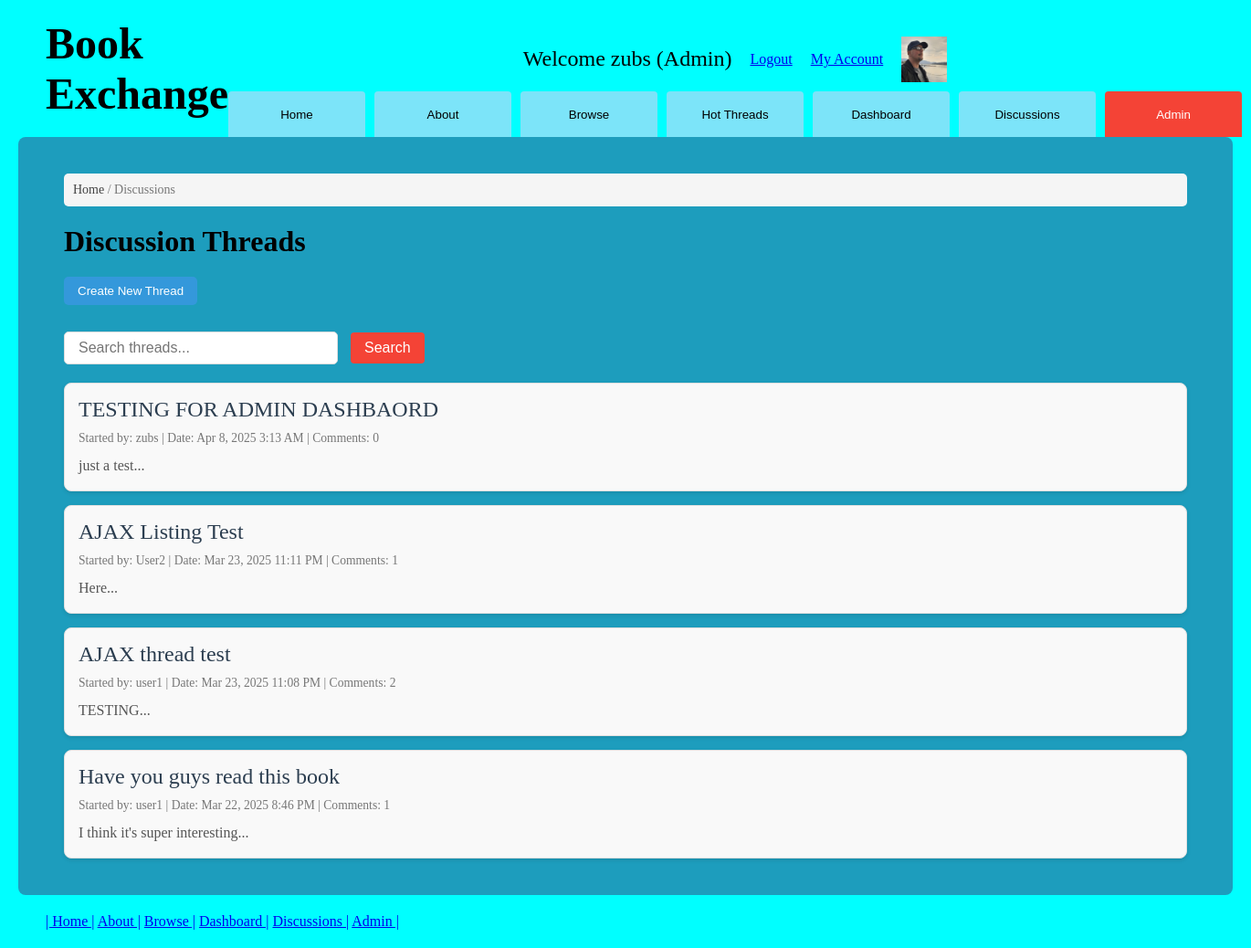
Screenshot of /threads.php (signed in) with the database file from the repository.
### tables this page shows
CREATE TABLE `threads` (
  `thread_id` int(11) NOT NULL,
  `title` varchar(100) NOT NULL,
  `username` varchar(25) NOT NULL,
  `book_id` int(11) DEFAULT NULL,
  `content` text NOT NULL,
  `created_at` timestamp NOT NULL DEFAULT current_timestamp(),
  `updated_at` timestamp NOT NULL DEFAULT current_timestamp() ON UPDATE current_timestamp()
);

### threads.php (the view, shortened to what this page needs)
<?php
include 'includes/header.php';
?>
<div class="main-container">
    <div class="breadcrumb">
        <a href="home.php">Home</a> / <span>Discussions</span>
    </div>
    <h2>Discussion Threads</h2>
    <?php if (isset($_SESSION['username'])): ?>
        <div class="create-thread">
            <a href="create_thread.php"><button class="submit">Create New Thread</button></a>
        </div>
    <?php endif; ?>
    <div class="search-container">
        <form id="thread-search-form" method="get" action="threads.php">
            <div class="form-group">
                <input type="text" id="thread-search" name="search" placeholder="Search threads...">
                <button type="submit" class="submit">Search</button>
            </div>
        </form>
    </div>
    <div class="threads-container">
        <?php
        try {
            $pdo = new PDO(DBCONNSTRING, DBUSER, DBPASS);
            $pdo->setAttribute(PDO::ATTR_ERRMODE, PDO::ERRMODE_EXCEPTION);
            $search = isset($_GET['search']) ? '%' . $_GET['search'] . '%' : null;
            if ($search) {
                $sql = "SELECT t.*, COUNT(c.comment_id) AS comment_count
                        FROM threads t
                        LEFT JOIN comments c ON t.thread_id = c.thread_id
                        WHERE t.title LIKE :search OR t.content LIKE :search
                        GROUP BY t.thread_id
                        ORDER BY t.updated_at DESC";
                $stmt = $pdo->prepare($sql);
                $stmt->bindParam(':search', $search, PDO::PARAM_STR);
            } else {
                $sql = "SELECT t.*, COUNT(c.comment_id) AS comment_count
                        FROM threads t
                        LEFT JOIN comments c ON t.thread_id = c.thread_id
                        GROUP BY t.thread_id
                        ORDER BY t.updated_at DESC";
                $stmt = $pdo->prepare($sql);
            }
            $stmt->execute();
            if ($stmt->rowCount() > 0) {
                while ($row = $stmt->fetch(PDO::FETCH_ASSOC)) {
                    echo '<div class="thread-item" data-thread-id="' . $row['thread_id'] . '">';
                    echo '<h3><a href="thread.php?id=' . $row['thread_id'] . '">' . htmlspecialchars($row['title']) . '</a></h3>';
                    echo '<p class="thread-meta">Started by: ' . htmlspecialchars($row['username']) . ' | ';
                    echo 'Date: ' . date('M j, Y g:i A', strtotime($row['created_at'])) . ' | ';
                    echo 'Comments: ' . $row['comment_count'] . '</p>';
                    echo '<p class="thread-preview">' . htmlspecialchars(substr($row['content'], 0, 150)) . '...</p>';
                    echo '</div>';
                }
            } else {
                if ($search) {
                    echo '<p>No threads found matching your search.</p>';
                } else {
                    echo '<p>No threads have been created yet.</p>';
                }
            }
        } catch(PDOException $e) {
            echo '<p>Error: ' . $e->getMessage() . '</p>';
        }
        ?>
    </div>
</div>
<?php include 'includes/footer.php'; ?>

### css/stylesheet.css (style rules this page uses)
html, body, header, footer, hgroup, nav, article, section, figure, figcaption, h1, h2, h3, ul, li, body, div, p, img { margin: 0; padding: 0; font-size: 100%; vertical-align: baseline; border: 0; }
body { background-color: aqua; }
h2 { font-size: 2em; }
h3 { font-size: 1.5em; font-weight: normal; }
.breadcrumb { margin: 20px 0; padding: 10px; background-color: #f0f0f0; border-radius: 5px; }
.breadcrumb a { color: #333; text-decoration: none; }
.threads-container { margin: 20px 0; }
.thread-item { padding: 15px; margin-bottom: 20px; background-color: rgb(124, 228, 249); border-radius: 8px; box-shadow: 0 2px 4px rgba(0, 0, 0, 0.1); }
.thread-item h3 { margin-top: 0; }
.thread-item a { color: #333; text-decoration: none; }
.thread-meta { color: #666; font-size: 0.9em; margin: 5px 0; }
.thread-preview { margin-top: 10px; }
.create-thread { margin: 20px 0; }
.search-container { margin: 20px 0; }
#thread-search { padding: 8px; width: 300px; border-radius: 5px; border: 1px solid #ccc; margin-right: 10px; }
.threads-container { margin-top: 20px; }
.thread-item { border: 1px solid #e0e0e0; border-radius: 8px; padding: 15px; margin-bottom: 15px; background-color: #f9f9f9; transition: background-color 0.5s ease; }
.thread-item h3 { margin-top: 0; margin-bottom: 10px; }
.thread-item h3 a { color: #2c3e50; text-decoration: none; transition: color 0.3s ease; }
.thread-meta { font-size: 0.85em; color: #777; margin-bottom: 10px; }
.thread-preview { color: #555; line-height: 1.5; }
#thread-search { padding: 8px 15px; border: 1px solid #ddd; border-radius: 5px; width: 300px; }
.breadcrumb { margin-bottom: 20px; padding: 10px; background-color: #f5f5f5; border-radius: 5px; font-size: 0.9em; }
.breadcrumb a { color: #3498db; text-decoration: none; }
.breadcrumb span { color: #777; }
.create-thread { margin-bottom: 20px; }
.create-thread button { padding: 8px 15px; background-color: #3498db; color: white; border: none; border-radius: 5px; cursor: pointer; transition: background-color 0.3s ease; }
.breadcrumb { margin-bottom: 20px; font-size: 14px; color: #777; }
.breadcrumb a { color: #444; text-decoration: none; }
.search-container { margin-bottom: 20px; }
.search-container input[type="text"] { width: 100%; padding: 10px; border: 1px solid #ddd; border-radius: 4px; font-size: 16px; box-sizing: border-box; }
.search-container button.submit { margin-top: 10px; padding: 8px 15px; background-color: #f44336; color: white; border: none; border-radius: 4px; cursor: pointer; font-size: 16px; }

### rows the page displays
threads: title "TESTING FOR ADMIN DASHBAORD", username "zubs", created_at "Apr 8, 2025 3:13 AM", comment_count "0", content "just a test"
threads: title "AJAX Listing Test", username "User2", created_at "Mar 23, 2025 11:11 PM", comment_count "1", content "Here"
threads: title "AJAX thread test", username "user1", created_at "Mar 23, 2025 11:08 PM", comment_count "2", content "TESTING"
threads: title "Have you guys read this book", username "user1", created_at "Mar 22, 2025 8:46 PM", comment_count "1", content "I think it's super interesting"

### other values shown
$_SESSION['username'] "zubs"
$welcomeText "(Admin)"
